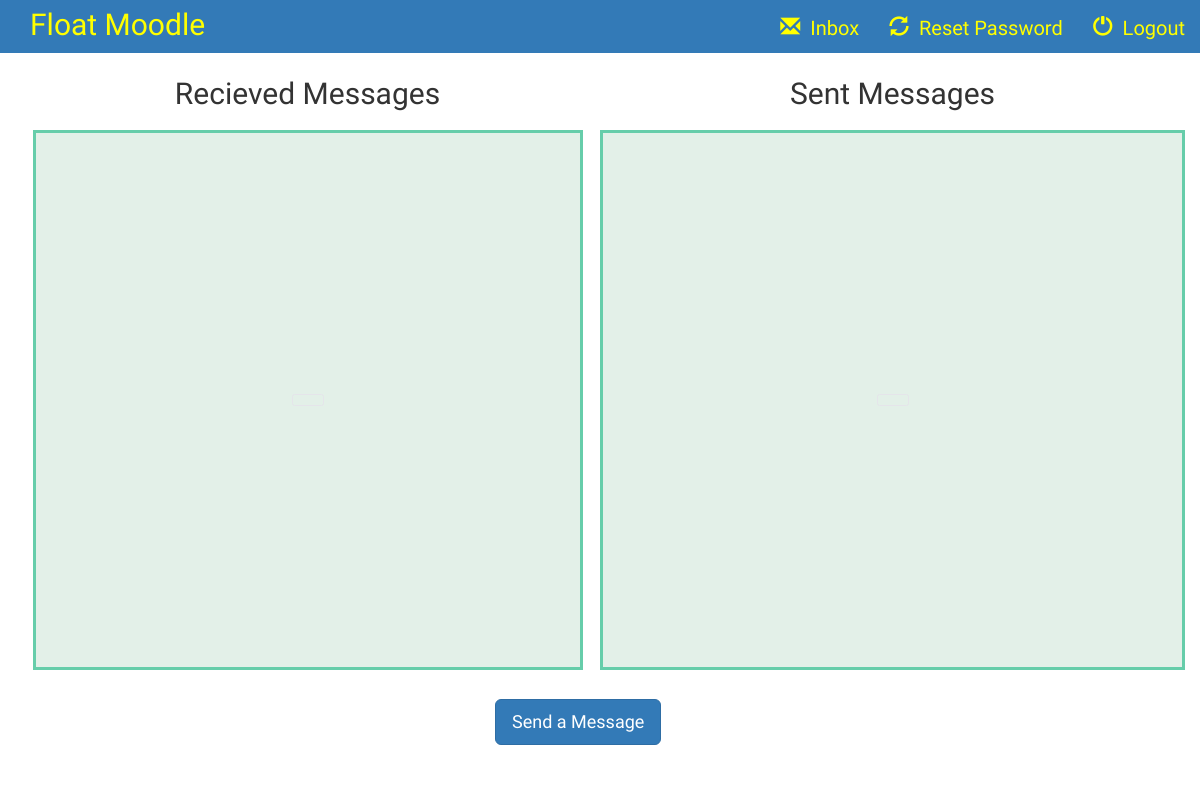
The page /course/view_messages/ (signed in) on the database as committed earlier.
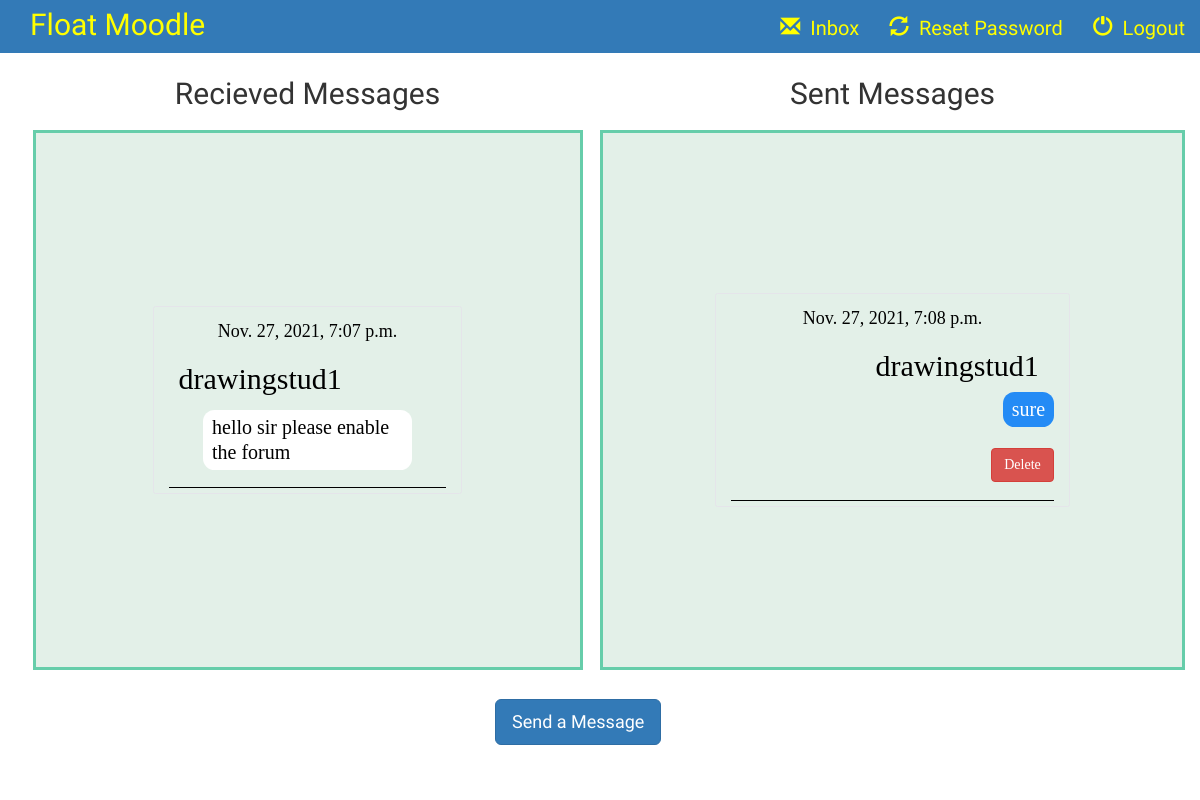
The same page on the database as committed later.
### course/models.py (models this page shows, shortened)
class ChatMessage(models.Model):
     sender = models.ForeignKey(User, related_name="sender", on_delete=models.CASCADE)
     receiver = models.ForeignKey(User, related_name="receiver", on_delete=models.CASCADE)
     msg_content = models.TextField(max_length=500)
     published_at = models.DateTimeField(blank = True, null= True)

### course/views.py (the view)
# urls.py: path('view_messages/',views.view_messages,name='view_messages'),
@login_required
def view_messages(request):
    inbox_messages = ChatMessage.objects.filter(receiver=request.user).order_by('published_at').reverse()[:20]
    sent_messages = ChatMessage.objects.filter(sender=request.user).order_by('published_at').reverse()[:20]
    try:
        student = Student.objects.get(user=request.user)
        return render(request, 'course/inbox.html', {'inbox_messages': inbox_messages, 'sent_messages':sent_messages})
    except:
        try:
            ta = TeachingAssistant.objects.get(user=request.user)
            return render(request,'TA/inbox.html', {'inbox_messages': inbox_messages, 'sent_messages':sent_messages})
        except:
            return render(request, 'instructor/inbox.html', {'inbox_messages': inbox_messages, 'sent_messages':sent_messages})

### instructor/templates/instructor/inbox.html (shortened to what this page needs)
{% extends 'instructor/instructor_basic_page.html' %}
{% block body %}
<div class="container">
    <div class="row">
        <div class="column">
            <h2 style="text-align: center; padding-bottom: 10px;"> Recieved Messages </h2>
            <div class="column" style="position:fixed-right;overflow-y: scroll; height:540px; border: 3px solid #66cdaa;background-color:#e3f0e8;color:black;font-family: 'Abhaya Libre';font-size:16px; width: 550px;">
                <div class="imessage" style="background-color: #e3f0e8;">
                {% for message in inbox_messages %}
                <article class="post" style="border-bottom: 1px solid black;">
                    <h4 style="text-align: center;">{{message.published_at}}</h4>
                    <h2 style="padding-left: 10px; padding-bottom: 5px;"><a href="" style="color: black;">{{ message.sender }}</a></h2>
                    <p class="from-them" style="font-size: 20px;"> {{ message.msg_content|linebreaksbr }} </p> <br>
                </article>
                {% endfor %}
                </div>
            </div>
        </div>
        <div class="column">
            <h2 style="text-align: center; padding-bottom: 10px;">Sent Messages</h2>
            <div class="column" style="position:fixed-right;overflow-y: scroll; height:540px; border: 3px solid #66cdaa;background-color:#e3f0e8;color:black;font-family: 'Abhaya Libre';font-size:16px; width: 600px;">
                <div class="imessage" style="background-color: #e3f0e8;">
                {% for message in sent_messages %}
                <article class="post" style="border-bottom: 1px solid black;">
                    <h4 style="text-align: center;">{{message.published_at}}</h4>
                    <h2 style="text-align: right; padding-right: 15px"><a href="" style="color: black;">{{ message.receiver }}</a></h2>
                    <p class="from-me" style="color: white; font-size: 20px;"> {{ message.msg_content|linebreaksbr }} </p> <br> <br>
                    <div style="margin-left: 260px; margin-top: 20px;"> <a href="{% url 'delete' message.id %}"> <button type="button" class="btn btn-danger">Delete</button> </a> </div> <br>
                </article>
                {% endfor %}
                </div>
            </div>
        </div>
    </div> <br>
    <article style="margin-left: 465px;">
        <a href="{%url 'send_message' %}"> <button type="button" class="btn btn-primary btn-lg"> Send a Message </button> </a> <br> <br>
    </article>
</div>
{% endblock %}

### instructor/templates/instructor/instructor_basic_page.html (shortened to what this page needs)
<!DOCTYPE html>
<html lang="en">
<head>
    {% load static %}
    <link rel="stylesheet" href="https://maxcdn.bootstrapcdn.com/bootstrap/3.3.6/css/bootstrap.min.css">
</head>
<body background=""style="font-family: Ledger;font-size: 20px;">
<nav class="navbar-fixed-top bg-primary">
    <div class="container-fluid">
        <div class="navbar-header">
                     <a class="navbar-brand" style="font-family:'Lobster',cursive;font-size:30px;" href="{% url 'instructor:instructor_index' %}">Float Moodle</a>
        </div>
        <div class="collapse navbar-collapse" id="topNavBar">
            <ul class="nav navbar-nav navbar-right">
                <li>
                    <a href="http://127.0.0.1:8000/view_messages">
                        <span class="glyphicon glyphicon-envelope" aria-hidden="true"></span>&nbsp; Inbox
                    </a>
                </li>
                <li>
                    <a href="http://127.0.0.1:8000/password_reset">
                        <span class="glyphicon glyphicon-refresh" aria-hidden="true"></span>&nbsp; Reset Password
                    </a>
                </li>
                <li>
                    <a href="{% url 'logout_user' %}">
                        <span class="glyphicon glyphicon-off" aria-hidden="true"></span>&nbsp; Logout
                    </a>
                </li>
            </ul>
        </div>
    </div>
</nav><br><br>
{% block body %}
{% endblock %}
</body>
</html>

### instructor/templates/instructor/instructor_basic_page.html (style rules this page uses)
a { color: yellow; }
body { background: url('https://i.pinimg.com/originals/5d/5d/79/5d5d79ab40f17440b11dfdf9cd0f1f08.jpg') no-repeat center center fixed; background-size: cover; font-family: Ledger;font-size: 20px; }
.column { float: left; height:auto; margin: auto; width: 50%; display:flex; justify-content:space-around; flex-wrap:wrap; transition: all 0.2 linear }
.row:after { content: ""; display: table; clear: both; height:auto; margin: auto;display:flex; justify-content:space-around; flex-wrap:wrap; transition: all 0.2 linear }
.imessage { background-color: #fff; border: 1px solid #e5e5ea; border-radius: 0.25rem; display: flex; flex-direction: column; font-family: "SanFrancisco"; font-size: 1.25rem; margin: 0 auto 1rem; max-width: 600px; padding: 0.5rem 1.5rem; height:auto; margin: auto;display:flex; justify-content:space-around; flex-wrap:wrap; transition: all 0.2 linear }
.imessage p { border-radius: 1.15rem; line-height: 1.25; max-width: 75%; padding: 0.5rem .875rem; position: relative; word-wrap: break-word; height:auto; margin: auto;display:flex; justify-content:space-around; flex-wrap:wrap; transition: all 0.2 linear }
.imessage p::before, .imessage p::after { bottom: -0.1rem; content: ""; height: 1rem; position: absolute; height:auto; margin: auto;display:flex; justify-content:space-around; flex-wrap:wrap; transition: all 0.2 linear }
p.from-me { align-self: flex-end; background-color: #248bf5; float: right; height:auto; margin: auto;display:flex; justify-content:space-around; flex-wrap:wrap; transition: all 0.2 linear }
p.from-me::before { border-bottom-left-radius: 0.8rem 0.7rem; border-right: 1rem solid #248bf5; right: -0.35rem; transform: translate(0, -0.1rem); height:auto; margin: auto;display:flex; justify-content:space-around; flex-wrap:wrap; transition: all 0.2 linear }
p.from-me::after { background-color: #e3f0e8; border-bottom-left-radius: 0.5rem; right: -40px; transform:translate(-30px, -2px); width: 10px; height:auto; margin: auto;display:flex; justify-content:space-around; flex-wrap:wrap; transition: all 0.2 linear }
p[class^="from-"] { margin: 0.5rem 0; width: fit-content; height:auto; margin: auto;display:flex; justify-content:space-around; flex-wrap:wrap; transition: all 0.2 linear }
p.from-them { align-items: flex-start; background-color: white; color: #000; height:auto; margin: auto;display:flex; justify-content:space-around; flex-wrap:wrap; transition: all 0.2 linear }
p.from-them:before { border-bottom-right-radius: 0.8rem 0.7rem; border-left: 1rem solid white; left: -0.35rem; transform: translate(0, -0.1rem); height:auto; margin: auto;display:flex; justify-content:space-around; flex-wrap:wrap; transition: all 0.2 linear }
p.from-them::after { background-color: #e3f0e8; border-bottom-right-radius: 0.5rem; left: 20px; transform: translate(-30px, -2px); width: 10px; height:auto; margin: auto;display:flex; justify-content:space-around; flex-wrap:wrap; transition: all 0.2 linear }

Rows that differ between the two databases and show on the page:
added ChatMessage: published_at "Nov. 27, 2021, 7:07 p.m.", sender "drawingstud1", msg_content "hello sir please enable the forum", shown under "Recieved Messages"
added ChatMessage: published_at "Nov. 27, 2021, 7:08 p.m.", receiver "drawingstud1", msg_content "sure", shown under "Sent Messages"
